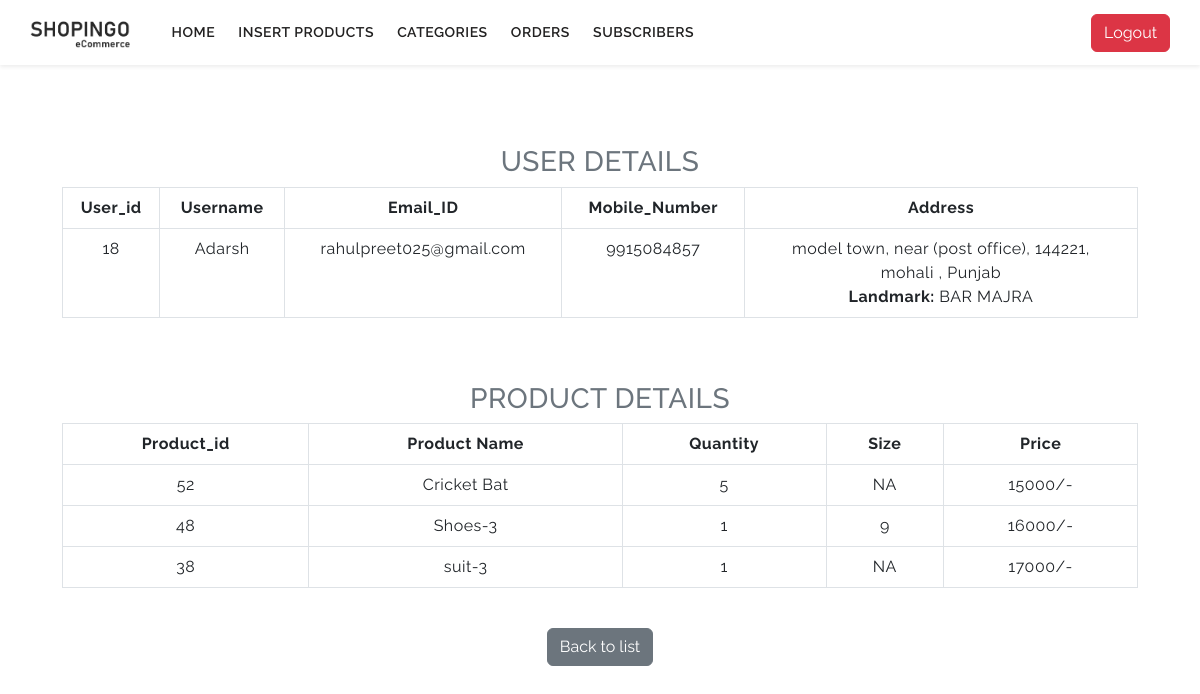
Screenshot of /shopingo_admin_panel/src/view/order_details.php?user_id=18&order_id=1 (signed in) with the database file from the repository.
### tables this page shows
CREATE TABLE `orders_table` (
  `id` int NOT NULL,
  `user_id` int NOT NULL,
  `total_price` int NOT NULL,
  `address_id` int NOT NULL,
  `total_products` int NOT NULL,
  `payment_method` varchar(255) NOT NULL DEFAULT 'cod',
  `tracking_number` varchar(255) NOT NULL,
  `invoice_number` varchar(255) NOT NULL,
  `status` varchar(255) NOT NULL DEFAULT 'n',
  `is_cancelled` int DEFAULT '0',
  `order_date` datetime DEFAULT CURRENT_TIMESTAMP
);

CREATE TABLE `users_table` (
  `id` int NOT NULL,
  `username` varchar(255) NOT NULL,
  `email` varchar(255) NOT NULL,
  `password` varchar(255) NOT NULL,
  `first_name` varchar(255) DEFAULT NULL,
  `last_name` varchar(255) DEFAULT NULL,
  `mobile_number` text NOT NULL,
  `gender` int DEFAULT NULL,
  `dob` date DEFAULT NULL,
  `created_at` timestamp NOT NULL DEFAULT CURRENT_TIMESTAMP,
  `updated_at` datetime DEFAULT NULL
);

CREATE TABLE `user_address` (
  `id` int NOT NULL,
  `user_id` int NOT NULL,
  `address` varchar(255) NOT NULL,
  `state` varchar(255) NOT NULL,
  `city` varchar(255) NOT NULL,
  `landmark` varchar(255) NOT NULL,
  `pin_code` int NOT NULL,
  `contact_number` varchar(255) NOT NULL,
  `selected_address` int NOT NULL DEFAULT '0',
  `isDeleted` int NOT NULL DEFAULT '0',
  `created_at` timestamp NOT NULL DEFAULT CURRENT_TIMESTAMP,
  `updated_at` datetime DEFAULT CURRENT_TIMESTAMP ON UPDATE CURRENT_TIMESTAMP,
  `is_deleted` int DEFAULT NULL
);

CREATE TABLE `order_details` (
  `id` int NOT NULL,
  `order_id` int NOT NULL,
  `o_product_id` int NOT NULL,
  `o_product_name` varchar(255) NOT NULL,
  `o_product_quantity` int NOT NULL,
  `o_product_size` int NOT NULL,
  `o_product_price` int NOT NULL,
  `o_product_image` varchar(255) NOT NULL,
  `order_date` datetime NOT NULL DEFAULT CURRENT_TIMESTAMP
);

### shopingo_admin_panel/src/controller/order_details_handle.php (called while the page is built, shortened)
<?php
include '../model/order_model.php';
if (isset($GLOBALS['user_id']) && isset($GLOBALS['order_id'])) {
    $user_id = $GLOBALS['user_id'];
    $order_id = $GLOBALS['order_id'];
    $table_1 = "orders_table";
    $table_2 = "users_table";
    $col = "*";
    $condition_1 = "orders_table.user_id = users_table.id";
    $condition_2 = "orders_table.user_id = $user_id AND orders_table.id = $order_id ";
    $fetch_orders_user = fetchUserWithJoins($col, $table_1, $table_2, $condition_1, $condition_2);
    $table_1 = "orders_table";
    $table_2 = "user_address";
    $col = "*";
    $condition_1 = "orders_table.address_id  = user_address.id";
    $condition_2 = "orders_table.user_id = $user_id AND orders_table.id = $order_id ";
    $fetch_user_address = fetchOrdersWithJoins($col, $table_1, $table_2, $condition_1, $condition_2);
    $table_1 = "orders_table";
    $table_2 = "products_cart";
    $col = "*";
    $condition_1 = "orders_table.user_id  = products_cart.user_id";
    $condition_2 = "orders_table.user_id = $user_id";
    $fetch_product_id = fetchOrdersWithJoins($col, $table_1, $table_2, $condition_1, $condition_2);
    if (isset($fetch_product_id[0]['product_id'])) {
        $table_1 = "order_details";
        $table_2 = "orders_table";
        $col = "*";
        $condition_1 = "order_details.order_id = orders_table.id";
        $condition_2 = "orders_table.user_id = $user_id AND orders_table.id = $order_id";
        $fetch_product_details = fetchOrdersWithJoins($col, $table_1, $table_2, $condition_1, $condition_2);
    }
}
?>

### shopingo_admin_panel/src/model/order_model.php (called while the page is built, shortened)
<?php
include '../../config/connection.php';
function fetchOrdersWithJoins($col, $table_1, $table_2, $condition_1, $condition_2) {
    global $conn;
    $fetch_orders = "SELECT $col FROM $table_1 INNER JOIN $table_2 ON $condition_1 WHERE $condition_2";
    $execute_fetch = mysqli_query($conn, $fetch_orders);
    $fetch_orders_details = array();
    while($row = mysqli_fetch_assoc($execute_fetch)) {
        $fetch_orders_details[] = $row;
    }
    return $fetch_orders_details;
}
function fetchUserWithJoins($col, $table_1, $table_2, $condition_1, $condition_2) {
    global $conn;
    $fetch_orders = "SELECT $col FROM $table_1 INNER JOIN $table_2 ON $condition_1 WHERE $condition_2 ";
    $execute_fetch = mysqli_query($conn, $fetch_orders);
    $fetch_orders_details = array();
    while ($row = mysqli_fetch_assoc($execute_fetch)) {
        $fetch_orders_details[] = $row;
    }
    return $fetch_orders_details;
}
?>

### shopingo_admin_panel/src/view/order_details.php (the view, shortened to what this page needs)
<?php
include '../../includes/header.php';
if (isset($_SESSION['admin_login'])) {
    include '../../includes/nav.php';
    include '../controller/order_details_handle.php';
    foreach ($fetch_user_address as $user_address) {
        $user_order_address = $user_address['address'];
        $user_pin = $user_address['pin_code'];
        $user_state = $user_address['state'];
        $user_city = $user_address['city'];
        $user_landmark = $user_address['landmark'];
    }
    ?>
    <link rel="stylesheet" type="text/css" href="https://cdn.datatables.net/1.10.25/css/jquery.dataTables.min.css">
    <div class="page-content">
        <section class="section-padding">
            <div class="container-fluid">
                <div class="row mt-5">
                    <h3 class="text-center text-secondary">USER DETAILS</h3>
                    <div class="col-12 col-lg-11 col-xl-11 col-xxl-11 mx-auto">
                        <div class="table-responsive">
                            <table class="table table-bordered text-center">
                                <thead class="thead-light">
                                    <tr>
                                        <th>User_id</th>
                                        <th>Username</th>
                                        <th>Email_ID</th>
                                        <th>Mobile_Number</th>
                                        <th>Address</th>
                                    </tr>
                                </thead>
                                <tbody>
                                    <?php foreach ($fetch_orders_user as $order_user) {
                                        ?>
                                        <tr>
                                            <td>
                                                <?php echo $order_user['user_id'] ?>
                                            </td>
                                            <td>
                                                <?php echo $order_user['username'] ?>
                                            </td>
                                            <td>
                                                <?php echo $order_user['email'] ?>
                                            </td>
                                            <td>
                                                <?php echo $order_user['mobile_number'] ?>
                                            </td>
                                            <td>
                                                <?php echo "$user_order_address, $user_pin,<br>  $user_city , $user_state <br> <b>Landmark:</b>
                                                 $user_landmark"; ?>
                                            </td>
                                        </tr>
                                    <?php } ?>
                                </tbody>
                            </table>
                        </div>
                    </div>
                    <h3 class="text-center text-secondary mt-5">PRODUCT DETAILS</h3>
                    <div class="col-12 col-lg-11 col-xl-11 col-xxl-11 mx-auto">
                        <div class="table-responsive">
                            <table class="table table-bordered text-center">
                                <thead class="thead-dark">
                                    <tr>
                                        <th>Product_id</th>
                                        <th>Product Name</th>
                                        <th>Quantity</th>
                                        <th>Size</th>
                                        <th>Price</th>
                                    </tr>
                                </thead>
                                <tbody>
                                    <?php
                                    foreach ($fetch_product_details as $product_details) {
                                        ?>
                                        <tr>
                                            <td>
                                                <?php echo $product_details['o_product_id'] ?>
                                            </td>
                                            <td>
                                                <?php echo $product_details['o_product_name'] ?>
                                            </td>
                                            <td>
                                                <?php echo $product_details['o_product_quantity'] ?>
                                            </td>
                                            <td>
                                                <?php if ($product_details['o_product_size'] == 0 || $product_details['o_product_size'] == '') {
                                                    echo "NA";
                                                } else {
                                                    echo $product_details['o_product_size'];
                                                }
                                                ?>
                                            </td>
                                            <td>
                                                <?php echo $product_details['o_product_price'] . '/-' ?>
                                            </td>
                                        </tr>
                                    <?php }
                                    ?>
                                </tbody>
                            </table>
                        </div>
                    </div>
                    <div class="text-center px-3 mt-4">
                        <a href="./orders.php"><button class="btn btn-secondary">Back to list</button></a>
                    </div>
                </div>
            </div>
        </section>
    </div>
    <?php include '../../includes/footer_file.php'; ?>
    <?php
}
?>

### assets/css/style.css (style rules this page uses)
body { color: #797979; letter-spacing: 0.5px; background-color: #ffffff; font-family: 'Raleway', sans-serif; }
a { text-decoration: none; }
::placeholder { opacity: 0.5 !important; }
.h1, .h2, .h3, .h4, .h5, .h6, h1, h2, h3, h4, h5, h6 { color: #323232; }
.page-content { padding-top: 65px; }
.section-padding { padding-top: 2rem !important; padding-bottom: 2rem !important; }

### shopingo_admin_panel/assets/css/style.css (style rules this page uses)
body { color: #797979; letter-spacing: 0.5px; background-color: #ffffff; font-family: 'Raleway', sans-serif; }
a { text-decoration: none; }
::placeholder { opacity: 0.5 !important; }
.h1, .h2, .h3, .h4, .h5, .h6, h1, h2, h3, h4, h5, h6 { color: #323232; }
.page-content { padding-top: 65px; }
.section-padding { padding-top: 2rem !important; padding-bottom: 2rem !important; }

### rows the page displays
orders_table: user "18", users_table.username "Adarsh", users_table.email "rahulpreet025@gmail.com", users_table.mobile_number "9915084857"
user_address: address "model town, near (post office)", pin_code "144221", city "mohali", state "Punjab", landmark "BAR MAJRA"
order_details: o_product "52", o_product_name "Cricket Bat", o_product_quantity "5", o_product_size "NA", o_product_price "15000"
order_details: o_product "48", o_product_name "Shoes-3", o_product_quantity "1", o_product_size "9", o_product_price "16000"
order_details: o_product "38", o_product_name "suit-3", o_product_quantity "1", o_product_size "NA", o_product_price "17000"
